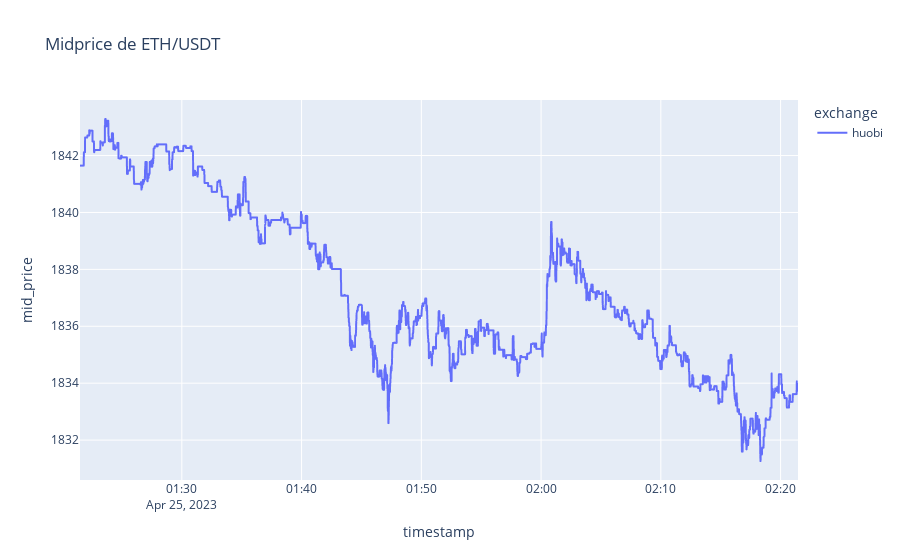

This figure's notebook cell:
### Code cell
# grafica exchange 6
vn.grafica_eth(huobiethusdt)

### Figure 1 — Plotly figure (JSON) as saved in the notebook; plotly's stock layout.template omitted (floating-point values rounded to 4 significant figures; data arrays with more than 128 entries replaced by an {"elided": "..."} marker saying what was removed)
{"data": [{"hovertemplate": "exchange=huobi<br>timestamp=%{x}<br>mid_price=%{y}<extra></extra>", "legendgroup": "huobi", "line": {"color": "#636efa", "dash": "solid"}, "marker": {"symbol": "circle"}, "mode": "lines", "name": "huobi", "showlegend": true, "type": "scattergl", "x": {"elided": "5487 str values"}, "xaxis": "x", "y": {"elided": "5487 float values"}, "yaxis": "y"}], "layout": {"legend": {"title": {"text": "exchange"}, "tracegroupgap": 0}, "title": {"text": " Midprice de ETH/USDT"}, "xaxis": {"anchor": "y", "domain": [0, 1], "title": {"text": "timestamp"}}, "yaxis": {"anchor": "x", "domain": [0, 1], "title": {"text": "mid_price"}}}}
